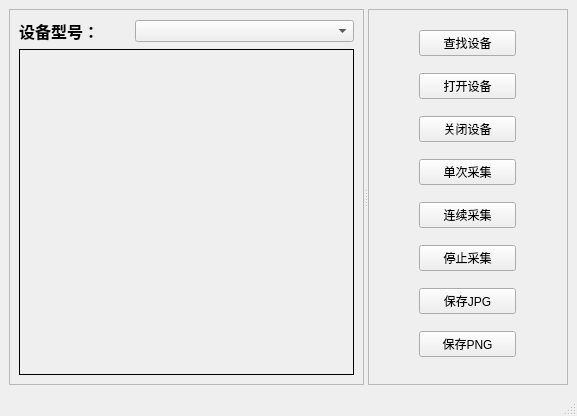
<?xml version="1.0" encoding="UTF-8"?>
<ui version="4.0">
 <class>MainWindow</class>
 <widget class="QMainWindow" name="MainWindow">
  <property name="geometry">
   <rect>
    <x>0</x>
    <y>0</y>
    <width>577</width>
    <height>416</height>
   </rect>
  </property>
  <property name="windowTitle">
   <string>MainWindow</string>
  </property>
  <widget class="QWidget" name="centralwidget">
   <layout class="QHBoxLayout" name="horizontalLayout">
    <item>
     <widget class="QSplitter" name="splitter">
      <property name="orientation">
       <enum>Qt::Horizontal</enum>
      </property>
      <widget class="QFrame" name="displayFrame">
       <property name="frameShape">
        <enum>QFrame::StyledPanel</enum>
       </property>
       <property name="frameShadow">
        <enum>QFrame::Raised</enum>
       </property>
       <layout class="QGridLayout" name="gridLayout">
        <item row="0" column="0">
         <widget class="QLabel" name="label">
          <property name="font">
           <font>
            <pointsize>12</pointsize>
            <bold>true</bold>
           </font>
          </property>
          <property name="text">
           <string>设备型号：</string>
          </property>
         </widget>
        </item>
        <item row="0" column="1" colspan="2">
         <widget class="QComboBox" name="cbxSel"/>
        </item>
        <item row="1" column="0" colspan="3">
         <widget class="QLabel" name="labDisplay">
          <property name="frameShape">
           <enum>QFrame::Panel</enum>
          </property>
          <property name="text">
           <string/>
          </property>
         </widget>
        </item>
       </layout>
      </widget>
      <widget class="QFrame" name="workFrame">
       <property name="enabled">
        <bool>true</bool>
       </property>
       <property name="maximumSize">
        <size>
         <width>200</width>
         <height>16777215</height>
        </size>
       </property>
       <property name="frameShape">
        <enum>QFrame::StyledPanel</enum>
       </property>
       <property name="frameShadow">
        <enum>QFrame::Raised</enum>
       </property>
       <layout class="QGridLayout" name="gridLayout_2">
        <item row="0" column="0">
         <widget class="QPushButton" name="btnFindDev">
          <property name="minimumSize">
           <size>
            <width>97</width>
            <height>0</height>
           </size>
          </property>
          <property name="maximumSize">
           <size>
            <width>40</width>
            <height>16777215</height>
           </size>
          </property>
          <property name="text">
           <string>查找设备</string>
          </property>
         </widget>
        </item>
        <item row="3" column="0">
         <widget class="QPushButton" name="btnOnce">
          <property name="text">
           <string>单次采集</string>
          </property>
         </widget>
        </item>
        <item row="1" column="0">
         <widget class="QPushButton" name="btnOpen">
          <property name="text">
           <string>打开设备</string>
          </property>
         </widget>
        </item>
        <item row="7" column="0">
         <widget class="QPushButton" name="btnPNG">
          <property name="text">
           <string>保存PNG</string>
          </property>
         </widget>
        </item>
        <item row="4" column="0">
         <widget class="QPushButton" name="btnContinus">
          <property name="text">
           <string>连续采集</string>
          </property>
         </widget>
        </item>
        <item row="5" column="0">
         <widget class="QPushButton" name="btnStop">
          <property name="text">
           <string>停止采集</string>
          </property>
         </widget>
        </item>
        <item row="2" column="0">
         <widget class="QPushButton" name="btnClose">
          <property name="text">
           <string>关闭设备</string>
          </property>
         </widget>
        </item>
        <item row="6" column="0">
         <widget class="QPushButton" name="btnJPG">
          <property name="text">
           <string>保存JPG</string>
          </property>
         </widget>
        </item>
       </layout>
      </widget>
     </widget>
    </item>
   </layout>
  </widget>
  <widget class="QMenuBar" name="menubar">
   <property name="geometry">
    <rect>
     <x>0</x>
     <y>0</y>
     <width>577</width>
     <height>17</height>
    </rect>
   </property>
  </widget>
  <widget class="QStatusBar" name="statusbar"/>
 </widget>
 <resources/>
 <connections/>
</ui>
